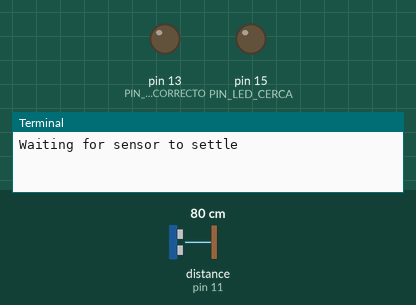
Simulated run of this program. Board: Raspberry Pi (header pin numbers). Parts: output pins drawn as LEDs (lit = HIGH), the last lines printed to the terminal. The inputs (shaded band) are chosen by the test bench; at power-on: distance to the obstacle (sensor on pin 11) 80 cm. The echo pulse lasts 58.3 µs per cm; the clock reads 2024-03-15 10:24:30 at power-on unless the program sets it; pins used as bus, display or sensor lines are not drawn.

Above: at 1.2 s.
1.3 s: distance to the obstacle (sensor on pin 11) set to 22 cm
9.5 s: distance to the obstacle (sensor on pin 11) set to 18 cm
At 11.5 s:
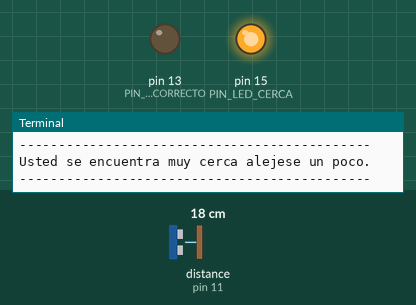
17.7 s: distance to the obstacle (sensor on pin 11) set to 35 cm
At 20.8 s:
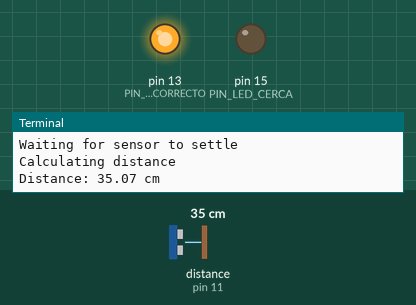
25.5 s: distance to the obstacle (sensor on pin 11) set to 2 cm
At 28.0 s:
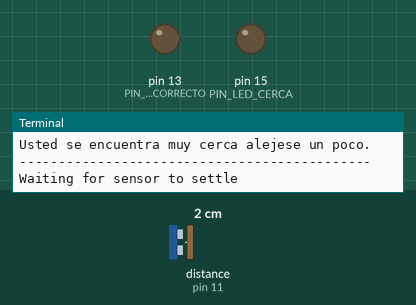
Timing chart, 0 to 34.5 s (numbered marks = the images above; inputs shaded):
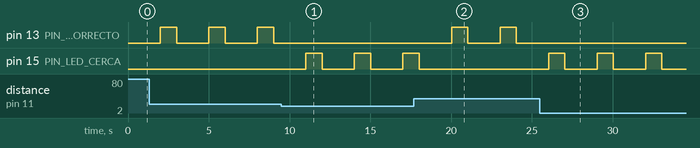

Measured:
- the behaviour switches between 20 and 19 cm on distance to the obstacle (sensor on pin 11) (found by bisection; images 0 and 1)
- after the input at 9.5 s, pin 13 (PIN_LED_CORRECTO): stops changing and stays LOW; pin 15 (PIN_LED_CERCA): alternates HIGH for 1.0 s and LOW for 2.0 s, starting after 1.5 s
- after the input at 17.7 s, pin 13 (PIN_LED_CORRECTO): alternates HIGH for 1.0 s and LOW for 2.0 s, starting after 2.3 s; pin 15 (PIN_LED_CERCA): goes on until 18.0 s, then stays LOW
- after the input at 25.5 s, pin 13 (PIN_LED_CORRECTO): stops changing and stays LOW; pin 15 (PIN_LED_CERCA): alternates HIGH for 1.0 s and LOW for 2.0 s, starting after 0.53 s
- by itself, pin 13 (PIN_LED_CORRECTO): alternates HIGH for 1.0 s and LOW for 2.0 s

The program:

distance_sensor_leds.py
```python
#!/usr/bin/python
import RPi.GPIO as GPIO
import time
import sys

try:
	distance = 0
	while True:
     		GPIO.setmode(GPIO.BOARD)

      		PIN_TRIGGER = 7
      		PIN_ECHO = 11
		PIN_LED_CORRECTO = 13
		PIN_LED_CERCA = 15

      		GPIO.setup(PIN_TRIGGER, GPIO.OUT)
      		GPIO.setup(PIN_ECHO, GPIO.IN)
		GPIO.setup(PIN_LED_CORRECTO, GPIO.OUT)
		GPIO.setup(PIN_LED_CERCA, GPIO.OUT)
      		GPIO.output(PIN_TRIGGER, GPIO.LOW)

      		print "Waiting for sensor to settle"

      		time.sleep(2)

      		print "Calculating distance"

     		GPIO.output(PIN_TRIGGER, GPIO.HIGH)

      		time.sleep(0.00001)
      		GPIO.output(PIN_TRIGGER, GPIO.LOW)
      		while GPIO.input(PIN_ECHO)==0:
            		pulse_start_time = time.time()
      		while GPIO.input(PIN_ECHO)==1:
            		pulse_end_time = time.time()
      		pulse_duration = pulse_end_time - pulse_start_time
      		distance = round(pulse_duration * 17150, 2)
      		if distance >= 20:
			if distance < 100:
				print "Distance:",distance,"cm"
			else:
				print "Distance:",distance/100,"m"
			GPIO.output(PIN_LED_CORRECTO, True)
			time.sleep(1)
			GPIO.output(PIN_LED_CORRECTO, False)
		else:
			GPIO.output(PIN_LED_CERCA,True)
			print "---------------------------------------------"
			print "Usted se encuentra muy cerca alejese un poco."
			print "---------------------------------------------"
			time.sleep(1)
			GPIO.output(PIN_LED_CERCA,False)
except:
	print sys.exc_info()

finally:
      GPIO.cleanup()
```
